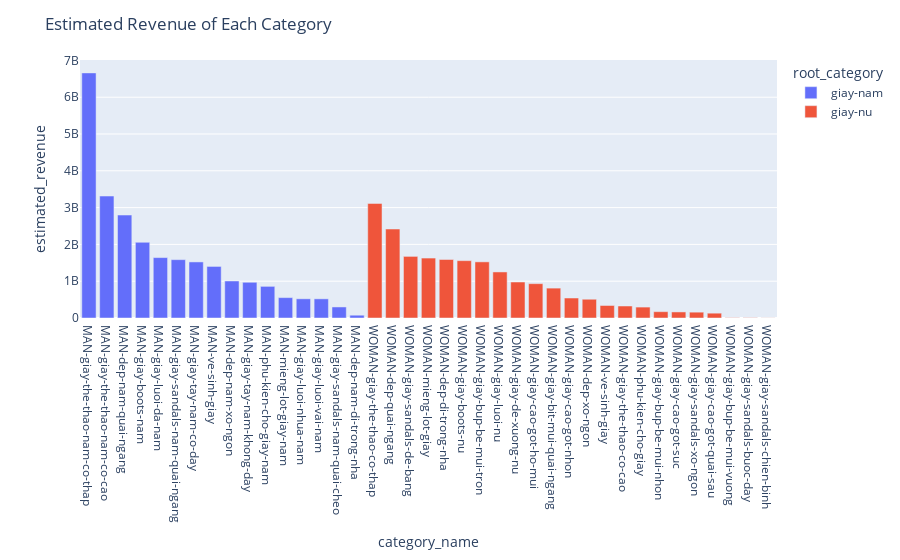

The code cell stored with this chart in its notebook:
### Markdown cell above
IN WOMEN's products:
- most bought items are: Miếng lót giày, slippers, dép quai ngang, sneakers, giày búp bê
IN MEN's products:
- most bought items are: sneakers, dép quai ngang, accesories, miếng lót giày, shoes'cleanings

We can see that: miếng lót giày are heavily bought in both men's & women's categories and this item can be treated as unisex product.
Moreover, 'dép quai ngang' are hot sales in both

### Code cell
concat_df['estimated_revenue'] = concat_df['price']*concat_df['alltime_quantity_sold']
grouped_revenue_df = concat_df.groupby(['category_name', 'root_category'])['estimated_revenue'].sum().reset_index()
grouped_revenue_df = grouped_revenue_df.sort_values(by='estimated_revenue',ascending=False)

fig = px.bar(grouped_revenue_df, x='category_name', y='estimated_revenue', color='root_category')
fig.update_layout(title='Estimated Revenue of Each Category')
fig.show()

### Figure 1 — Plotly figure (JSON) as saved in the notebook; plotly's stock layout.template omitted (floating-point values rounded to 4 significant figures)
{"data": [{"alignmentgroup": "True", "hovertemplate": "root_category=giay-nam<br>category_name=%{x}<br>estimated_revenue=%{y}<extra></extra>", "legendgroup": "giay-nam", "marker": {"color": "#636efa", "pattern": {"shape": ""}}, "name": "giay-nam", "offsetgroup": "giay-nam", "orientation": "v", "showlegend": true, "textposition": "auto", "type": "bar", "x": ["MAN-giay-the-thao-nam-co-thap", "MAN-giay-the-thao-nam-co-cao", "MAN-dep-nam-quai-ngang", "MAN-giay-boots-nam", "MAN-giay-luoi-da-nam", "MAN-giay-sandals-nam-quai-ngang", "MAN-giay-tay-nam-co-day", "MAN-ve-sinh-giay", "MAN-dep-nam-xo-ngon", "MAN-giay-tay-nam-khong-day", "MAN-phu-kien-cho-giay-nam", "MAN-mieng-lot-giay-nam", "MAN-giay-luoi-nhua-nam", "MAN-giay-luoi-vai-nam", "MAN-giay-sandals-nam-quai-cheo", "MAN-dep-nam-di-trong-nha"], "xaxis": "x", "y": [6660727700, 3314021387, 2797861951, 2057068223, 1641634931, 1585167483, 1523726730, 1401355311, 1005845132, 971054010, 859935467, 554003110, 521453374, 520783579, 299996878, 75785799], "yaxis": "y"}, {"alignmentgroup": "True", "hovertemplate": "root_category=giay-nu<br>category_name=%{x}<br>estimated_revenue=%{y}<extra></extra>", "legendgroup": "giay-nu", "marker": {"color": "#EF553B", "pattern": {"shape": ""}}, "name": "giay-nu", "offsetgroup": "giay-nu", "orientation": "v", "showlegend": true, "textposition": "auto", "type": "bar", "x": ["WOMAN-giay-the-thao-co-thap", "WOMAN-dep-quai-ngang", "WOMAN-giay-sandals-de-bang", "WOMAN-mieng-lot-giay", "WOMAN-dep-di-trong-nha", "WOMAN-giay-boots-nu", "WOMAN-giay-bup-be-mui-tron", "WOMAN-giay-luoi-nu", "WOMAN-giay-de-xuong-nu", "WOMAN-giay-cao-got-ho-mui", "WOMAN-giay-bit-mui-quai-ngang", "WOMAN-giay-cao-got-nhon", "WOMAN-dep-xo-ngon", "WOMAN-ve-sinh-giay", "WOMAN-giay-the-thao-co-cao", "WOMAN-phu-kien-cho-giay", "WOMAN-giay-bup-be-mui-nhon", "WOMAN-giay-cao-got-suc", "WOMAN-giay-sandals-xo-ngon", "WOMAN-giay-cao-got-quai-sau", "WOMAN-giay-bup-be-mui-vuong", "WOMAN-giay-sandals-buoc-day", "WOMAN-giay-sandals-chien-binh"], "xaxis": "x", "y": [3113291410, 2417929135, 1674364277, 1628795286, 1590131699, 1558157510, 1525759712, 1251342045, 977775858, 933100310, 812387210, 542898579, 509699881, 339930408, 325961600, 296707118, 171706500, 164709720, 158423380, 131013600, 7743150, 7300000, 2719000], "yaxis": "y"}], "layout": {"barmode": "relative", "legend": {"title": {"text": "root_category"}, "tracegroupgap": 0}, "margin": {"t": 60}, "title": {"text": "Estimated Revenue of Each Category"}, "xaxis": {"anchor": "y", "domain": [0, 1], "title": {"text": "category_name"}}, "yaxis": {"anchor": "x", "domain": [0, 1], "title": {"text": "estimated_revenue"}}}}
